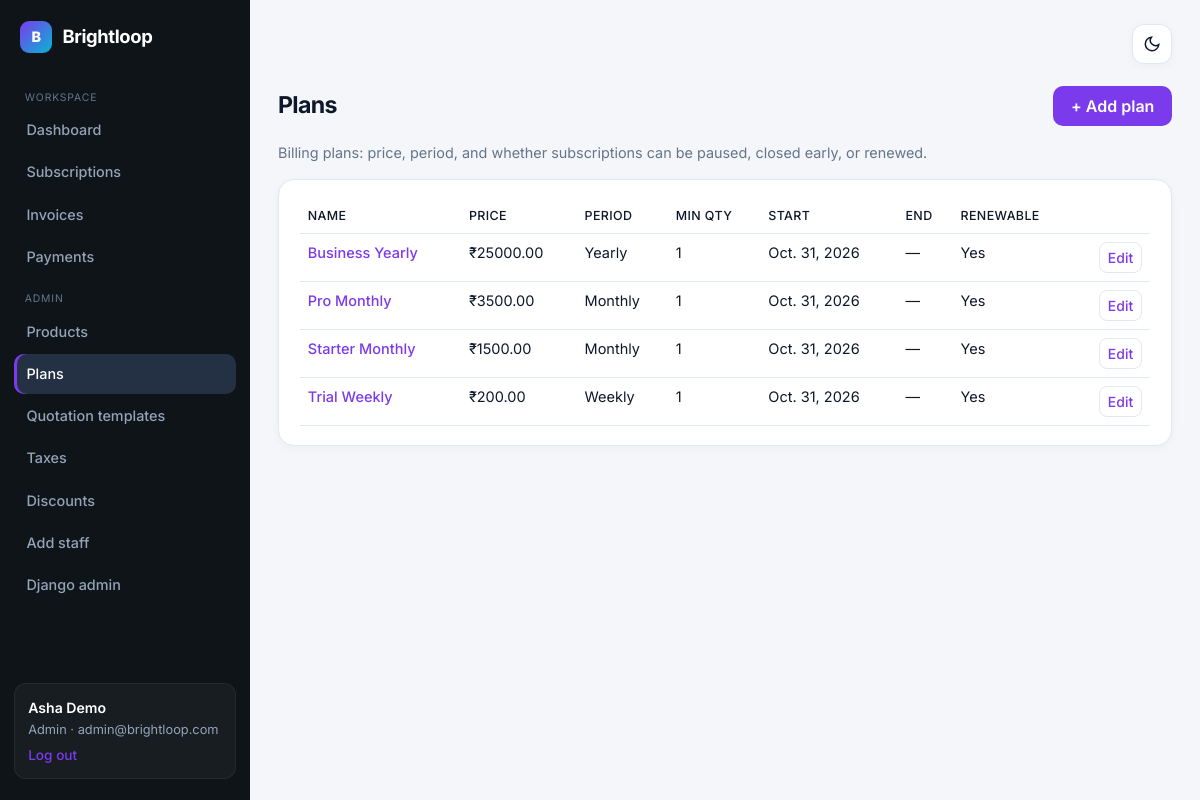
The app's page /manage/plans/ (signed in) with its own data.
### core/models.py (models this page shows, shortened)
class User(AbstractUser):
    ROLES = [('admin', 'Admin'), ('staff', 'Internal staff'), ('customer', 'Customer')]
    email = models.EmailField(unique=True)
    role = models.CharField(max_length=10, choices=ROLES, default='customer')
    @property
    def is_admin_role(self):
        return self.role == 'admin'
    @property
    def is_team(self):
        return self.role in ('admin', 'staff')

class Plan(models.Model):
    PERIODS = [('daily', 'Daily'), ('weekly', 'Weekly'), ('monthly', 'Monthly'), ('yearly', 'Yearly')]
    name = models.CharField(max_length=120)
    price = models.DecimalField(max_digits=10, decimal_places=2)
    billing_period = models.CharField(max_length=10, choices=PERIODS, default='monthly')
    min_quantity = models.PositiveIntegerField(default=1)
    start_date = models.DateField(default=date.today)
    end_date = models.DateField(null=True, blank=True)
    auto_close = models.BooleanField(default=False, help_text='Close subscriptions automatically when they expire')
    closable = models.BooleanField(default=True)
    pausable = models.BooleanField(default=False)
    renewable = models.BooleanField(default=True)

### core/views.py (the view)
# urls.py: path('manage/plans/', v.catalog_plans, name='catalog_plans'),
@admin_only
def catalog_plans(request):
    qs = Plan.objects.order_by('name')
    rows = [{
        'cells': [
            p.name, f'₹{p.price}', p.get_billing_period_display(),
            p.min_quantity, p.start_date, p.end_date or '—',
            'Yes' if p.renewable else 'No',
        ],
        'edit_url': f'/manage/plans/{p.pk}/',
    } for p in qs]
    return render(request, 'core/catalog_list.html', {
        'title': 'Plans',
        'help_text': 'Billing plans: price, period, and whether subscriptions can be paused, closed early, or renewed.',
        'headers': ['Name', 'Price', 'Period', 'Min qty', 'Start', 'End', 'Renewable'],
        'rows': rows,
        'create_url': '/manage/plans/new/',
        'create_label': 'Add plan',
    })

### core/views.py (called while the page is built)
def role_required(*roles):
    def deco(view):
        @wraps(view)
        @login_required
        def inner(request, *a, **kw):
            if request.user.role not in roles:
                return render(request, 'core/forbidden.html', status=403)
            return view(request, *a, **kw)
        return inner
    return deco

### core/templates/core/catalog_list.html (shortened to what this page needs)
{% extends 'core/base.html' %}
{% block content %}
<div class="d-flex justify-content-between align-items-center flex-wrap gap-2 mb-3">
  <h1 class="m-0">{{ title }}</h1>
  {% if create_url %}
  <a href="{{ create_url }}" class="btn btn-brand" style="color:#fff">+ {{ create_label|default:"Add new" }}</a>
  {% endif %}
</div>
{% if help_text %}<p class="text-muted mb-3" style="font-size:.9rem">{{ help_text }}</p>{% endif %}
<div class="panel table-responsive">
  <table class="table m-0">
    <thead>
      <tr>
        {% for h in headers %}<th>{{ h }}</th>{% endfor %}
        <th></th>
      </tr>
    </thead>
    <tbody>
      {% for row in rows %}
      <tr>
        {% for cell in row.cells %}
        <td>{% if forloop.first and row.edit_url %}<a href="{{ row.edit_url }}">{{ cell }}</a>{% else %}{{ cell }}{% endif %}</td>
        {% endfor %}
        <td class="text-end text-nowrap">
          {% if row.edit_url %}<a href="{{ row.edit_url }}" class="btn btn-outline-secondary btn-sm">Edit</a>{% endif %}
        </td>
      </tr>
      {% empty %}
      <tr><td colspan="{{ headers|length|add:1 }}" class="text-muted">Nothing here yet. {% if create_url %}<a href="{{ create_url }}">Create one</a>{% endif %}</td></tr>
      {% endfor %}
    </tbody>
  </table>
</div>
{% endblock %}

### core/templates/core/base.html (shortened to what this page needs)
{% load static %}<!doctype html>
<html lang="en" data-theme="light">
<head>
<link href="https://cdn.jsdelivr.net/npm/bootstrap@5.3.3/dist/css/bootstrap.min.css" rel="stylesheet">
</head>
<body>
<div class="d-flex layout app">
{% if user.is_authenticated %}
<nav class="side">
  <a class="brand" href="/"><span class="brand-mark">B</span> Brightloop</a>
  {% if user.is_team %}
    <div class="nav-section">Workspace</div>
    <a class="nav-l {% if request.path == '/' %}on{% endif %}" href="{% url 'home' %}">Dashboard</a>
    <a class="nav-l {% if '/subscriptions' in request.path %}on{% endif %}" href="{% url 'subscription_list' %}">Subscriptions</a>
    <a class="nav-l {% if '/invoices' in request.path %}on{% endif %}" href="{% url 'invoice_list' %}">Invoices</a>
    <a class="nav-l {% if '/payments' in request.path %}on{% endif %}" href="{% url 'payment_list' %}">Payments</a>
  {% else %}
    <a class="nav-l on" href="{% url 'portal' %}">My account</a>
  {% endif %}
  {% if user.is_admin_role %}
    <div class="nav-section">Admin</div>
    <a class="nav-l {% if '/manage/products' in request.path %}on{% endif %}" href="{% url 'catalog_products' %}">Products</a>
    <a class="nav-l {% if '/manage/plans' in request.path %}on{% endif %}" href="{% url 'catalog_plans' %}">Plans</a>
    <a class="nav-l {% if '/manage/templates' in request.path %}on{% endif %}" href="{% url 'catalog_templates' %}">Quotation templates</a>
    <a class="nav-l {% if '/manage/taxes' in request.path %}on{% endif %}" href="{% url 'catalog_taxes' %}">Taxes</a>
    <a class="nav-l {% if '/manage/discounts' in request.path %}on{% endif %}" href="{% url 'catalog_discounts' %}">Discounts</a>
    <a class="nav-l {% if '/staff/new' in request.path %}on{% endif %}" href="{% url 'add_staff' %}">Add staff</a>
    <a class="nav-l" href="/admin/">Django admin</a>
  {% endif %}
  <div class="who">
    <div class="name-line">{{ user.get_full_name|default:user.email }}</div>
    {{ user.get_role_display }} · {{ user.email }}
    <form method="post" action="{% url 'logout' %}">{% csrf_token %}<button type="submit">Log out</button></form>
  </div>
</nav>
{% endif %}
<main>
  <div class="topbar noprint">
    <button type="button" class="theme-icon-btn" onclick="toggleTheme()" title="Toggle light / dark" aria-label="Toggle theme">
      <svg class="icon-moon" width="18" height="18" fill="none" stroke="currentColor" stroke-width="2" viewBox="0 0 24 24"><path d="M21 12.79A9 9 0 1111.21 3 7 7 0 0021 12.79z"/></svg>
    </button>
  </div>
  {% block content %}{% endblock %}
</main>
</div>
</body></html>

### records on screen
User: get_full_name "Asha Demo", role "Admin", email "admin@brightloop.com"
Plan: cells "Business Yearly", cells "Oct. 31, 2026"
Plan: cells "Pro Monthly", cells "Oct. 31, 2026"
Plan: cells "Starter Monthly", cells "Oct. 31, 2026"
Plan: cells "Trial Weekly", cells "Oct. 31, 2026"

### other values on screen
{{ title }} "Plans"
{{ create_label|default:"Add new" }} "Add plan"
{{ help_text }} "Billing plans: price, period, and whether subscriptions can be paused, closed early, or renewed."
{{ h }} "NAME" "PRICE" "PERIOD" "MIN QTY" "START" "END" "RENEWABLE"
{{ cell }} "₹25000.00" "Yearly" "1" "—" "Yes" "₹3500.00" "Monthly" "1" "—" "Yes" "₹1500.00" "Monthly" "1" "—" "Yes" "₹200.00" "Weekly" "1" "—" "Yes"
